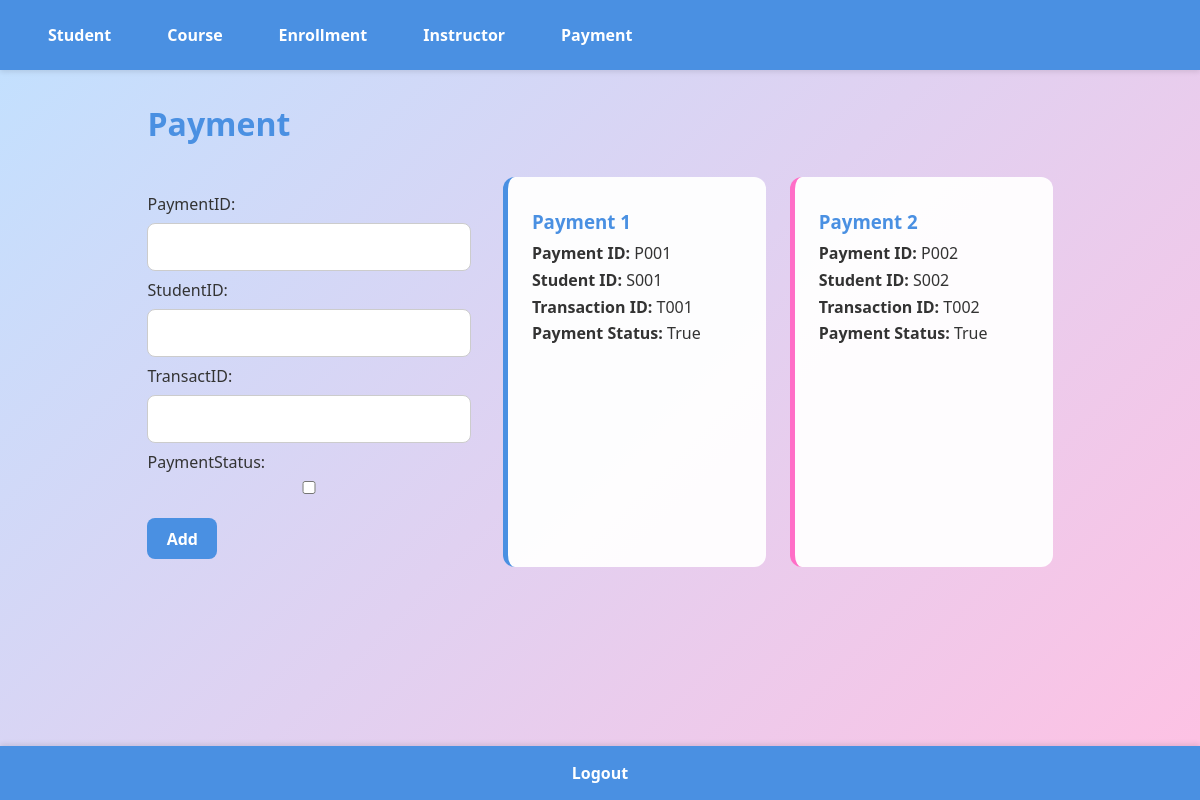
The app's page /payment/ (signed in) with its own data.
### list/models.py (models this page shows, shortened)
class PaymentModel(models.Model):
    paymentID = models.CharField(max_length=100)
    studentID = models.CharField(max_length=100)
    transactID = models.CharField(max_length=100)
    paymentStatus = models.BooleanField()

### list/views.py (the view)
# urls.py: path('payment/', views.paymentViews, name='payment'),
@login_required(login_url='loginUser')
def paymentViews(request):
    if request.method == 'POST':
        form = PaymentForm(request.POST)
        if form.is_valid():
            form.save()
            return redirect('success')
    else:
        form = PaymentForm()
    payment = PaymentModel.objects.all()
    return render(request, 'models/payment.html',
                  {'form': form,
                   'payment': payment})

### list/forms.py
class PaymentForm(forms.ModelForm):
    class Meta:
        model = PaymentModel
        fields = '__all__'

### list/templates/models/payment.html (shortened to what this page needs)
{% extends 'base/base.html' %}
{% load static %}
{% block content %}
<h1>Payment</h1>
<div class="flex-container">
    <div class="form-side">
        <form method="POST">
            {{ form }}
            <button type="submit">Add</button>
        </form>
    </div>
    <div class="data-side">
        {% for x in payment %}
            <div class="data-card">
                <h3>Payment {{ forloop.counter }}</h3>
                <p><b>Payment ID:</b> {{ x.paymentID }}</p>
                <p><b>Student ID:</b> {{ x.studentID }}</p>
                <p><b>Transaction ID:</b> {{ x.transactID }}</p>
                <p><b>Payment Status:</b> {{ x.paymentStatus }}</p>
            </div>
        {% empty %}
            <p>No payments available.</p>
        {% endfor %}
    </div>
</div>
{% endblock %}

### list/static/css/base.css (style rules this page uses)
* { margin: 0; padding: 0; box-sizing: border-box; font-family: 'Segoe UI', Tahoma, Geneva, Verdana, sans-serif; }
body { background: linear-gradient(135deg, #c1e1ff, #ffc1e3); color: #333; min-height: 100vh; display: flex; flex-direction: column; }
h1 { color: #4a90e2; margin-bottom: 1rem; }
h3 { color: #ff6ec7; margin-top: 1rem; margin-bottom: 0.5rem; }
form { margin-top: 1rem; }
form input, form select, form textarea, form button { width: 100%; padding: 0.75rem; margin: 0.5rem 0; border: 1px solid #ccc; border-radius: 8px; font-size: 1rem; outline: none; transition: all 0.3s ease; }
form button { background-color: #4a90e2; color: #fff; border: none; cursor: pointer; font-weight: bold; transition: background 0.3s ease; }
.flex-container { display: flex; gap: 2rem; flex-wrap: wrap; margin-top: 2rem; }
.flex-container .form-side { flex: 1 1 35%; min-width: 300px; }
.flex-container .data-side { flex: 1 1 60%; min-width: 400px; display: grid; grid-template-columns: repeat(auto-fill, minmax(250px, 1fr)); gap: 1.5rem; }
.flex-container .form-side form { display: flex; flex-direction: column; }
.flex-container .form-side form button { align-self: flex-start; width: auto; padding: 0.6rem 1.2rem; margin-top: 1rem; }
.data-card { background-color: rgba(255, 255, 255, 0.95); padding: 1rem 1.5rem; border-radius: 12px; border-left: 5px solid #4a90e2; transition: transform 0.2s ease; }
.data-card:nth-child(even) { border-left-color: #ff6ec7; }
.data-card h3 { margin-bottom: 0.5rem; color: #4a90e2; }
.data-card p { margin-bottom: 0.3rem; }

### records on screen
PaymentModel: paymentID "P001", studentID "S001", transactID "T001", paymentStatus "True"
PaymentModel: paymentID "P002", studentID "S002", transactID "T002", paymentStatus "True"
